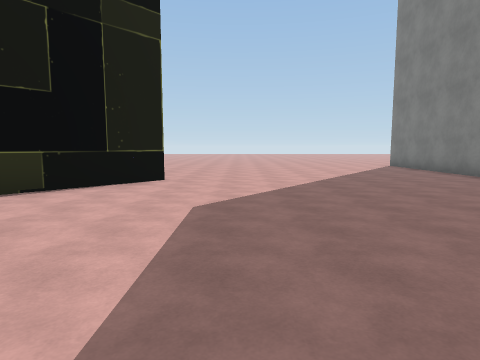
view 1 (above)

13 first-person views from a walk through a Unity game level. The camera is 1.5 m above the floor, tilts 6° down and sees 75° across. The floor is counted in squares, 2 m on a side. Each view is taken from the middle of a square. On the plan, view 1 faces up. The plan holds only what a view shows up to about 10 squares ahead; the rest is blank. The place goes on beyond the plan. Some animated figures are not drawn. Some surface patterns are stand-ins.

view 2
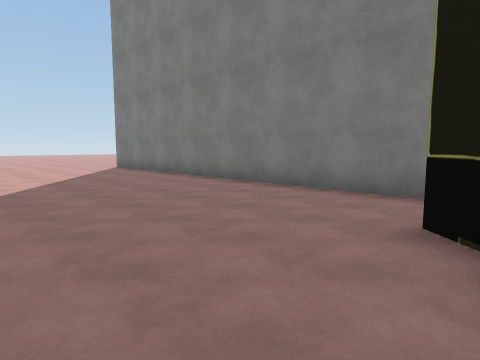

view 3
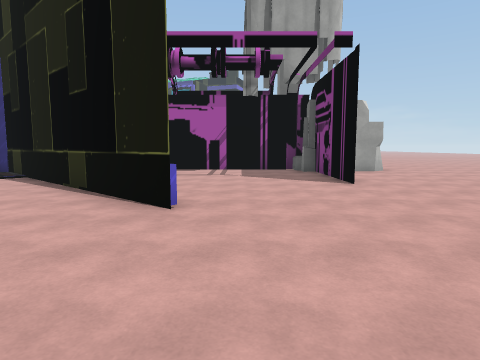

view 4
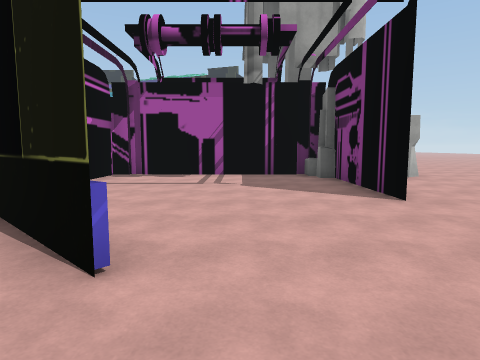

view 5
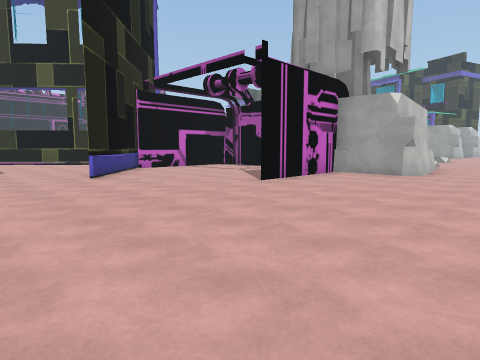

view 6
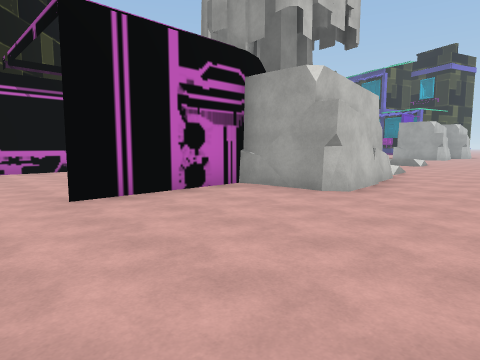

view 7
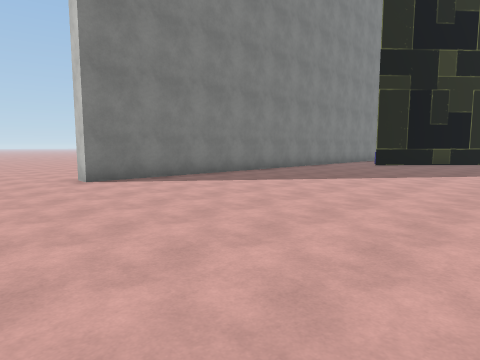

view 8
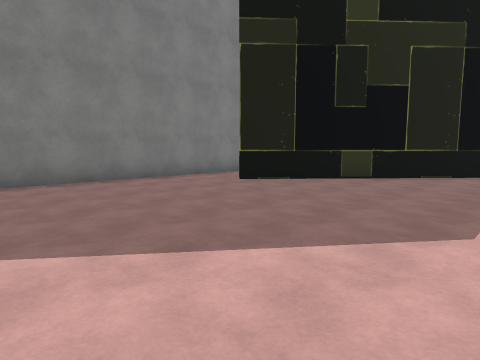

view 9
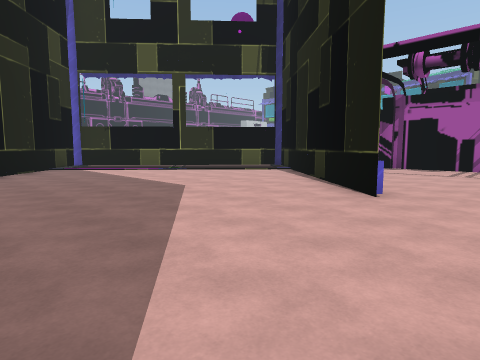

view 10
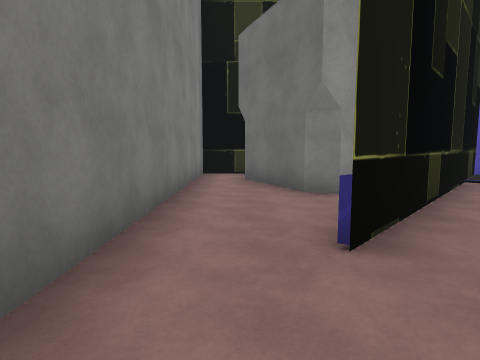

view 11
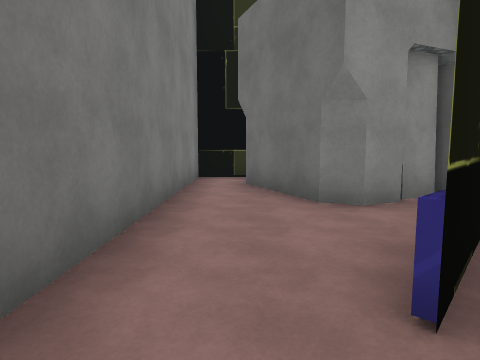

view 12
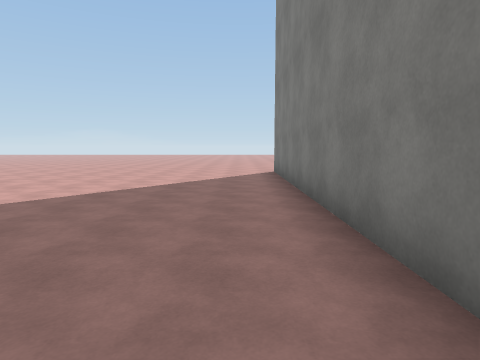

view 13
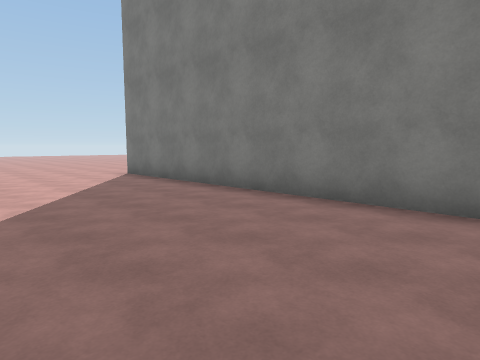

### Floor plan
Points are (right, up) in squares from view 1. A wall is a line through its corners. A room is listed if a view was taken in it or the views show most of it. See-through windows are left out.
Room 1 (views 1, 2, 3, 4, 5, 6, 7, 8, 9, 10, 11, 12, 13)
walls: (-1.7, 7.2) (-6.9, 1.4); (-3.5, 5.4) (-1.7, 7.3); (-7.8, 10.9) (-7.6, 9.9) (-8.1, 10); (-8.3, 9.9) (-8.8, 9.9); (-8.6, 9.6) (-8.6, 5.2); (-8.6, 4.5) (-4.4, 4.5); (6, 1.6) (6, 12.6); (-10.8, 12.3) (-7.8, 12.5) (-7.8, 10.3) (-4.2, 10.3) (-7.9, 10.3); (-11, 12) (-10.4, 12); (-11.1, 12.2) (-10.6, 12.3); (2.8, -1.3) (3.4, -1); (1.9, -1.6) (2.6, -1.3); (-1, -4) (4.3, 1.9)
ways out: opening at (5, 1) to room 2; opening at (-13, 14); opening at (6, 14)
Room 2 (no view inside)
walls: (3.4, -1) (3.9, -1.2) (4.9, -3.5); (4.8, -4.9) (6, -4.9) (6, 1.6)
ways out: opening at (5, 1) to room 1

Where each view was taken, in squares from view 1:
view 1: 0 up, 0 right, facing up
view 2: 1 up, 1 right, facing up-right
view 3: 8 up, 2 right, facing left
view 4: 8 up, 0 right, facing left
view 5: 15 up, 1 right, facing down-left
view 6: 15 up, 3 left, facing down-left
view 7: 15 up, 1 left, facing down-right
view 8: 7 up, 1 left, facing down-right
view 9: 9 up, 3 right, facing down-left
view 10: 4 up, 5 right, facing down
view 11: 3 up, 5 right, facing down
view 12: 3 up, 5 right, facing up
view 13: 4 up, 2 right, facing up-right
